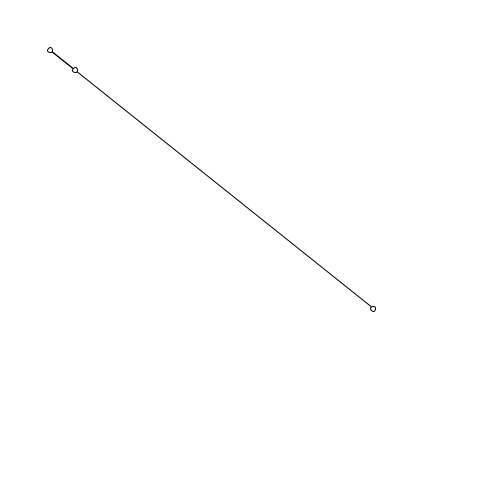
Frame 1 (no input)
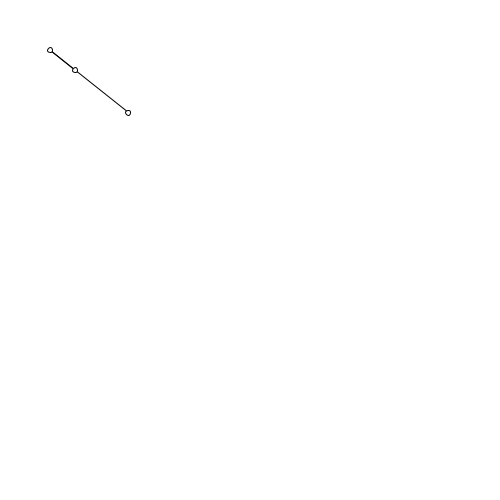
Frame 60 (the mouse pressed at the canvas centre just before this capture)
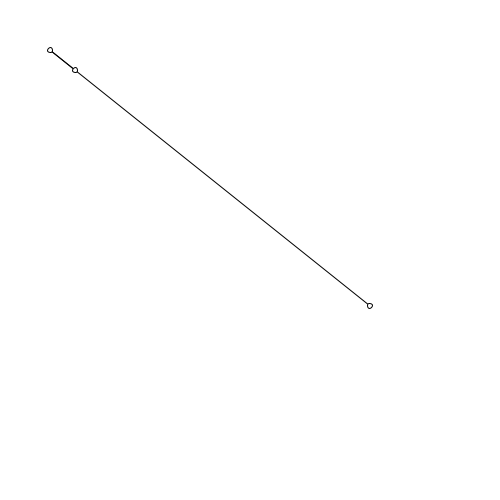
Frame 120 (the mouse held since frame 60 and released just before this capture)

The Processing sketch that drew these frames (run headless with seeded random() and noise(); from frame 60 on, the mouse is pressed at the canvas centre):

// Processing sketch: scaleLine
// ── scaleLine.pde
float x0=50;
float y0=50;
float x1=75;
float y1=70;

void setup(){
  size(500,500);
  background(255);
}
void draw(){
  background(255);
  float sc=random(20);
  line(x0,y0,x1,y1);
  float x2=(x1-x0)*sc+x0;
  float y2=(y1-y0)*sc+y0;
  line(x0,y0,x2,y2);
  ellipse(x0,y0,5,5);
  ellipse(x1,y1,5,5);
  
  fill(255);
  ellipse(x2,y2,5,5);
}
